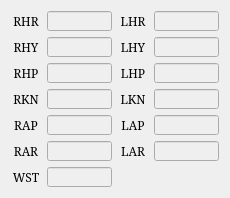
     <widget class="QWidget" name="gridLayoutWidget_6">
      <property name="geometry">
       <rect>
        <x>10</x>
        <y>506</y>
        <width>211</width>
        <height>191</height>
       </rect>
      </property>
      <layout class="QGridLayout" name="gridLayout_5">
       <item row="2" column="1">
        <widget class="QLineEdit" name="LE_JOINT_RHP_PB">
         <property name="enabled">
          <bool>false</bool>
         </property>
         <property name="sizePolicy">
          <sizepolicy hsizetype="Fixed" vsizetype="Fixed">
           <horstretch>0</horstretch>
           <verstretch>0</verstretch>
          </sizepolicy>
         </property>
         <property name="minimumSize">
          <size>
           <width>65</width>
           <height>20</height>
          </size>
         </property>
         <property name="maximumSize">
          <size>
           <width>65</width>
           <height>20</height>
          </size>
         </property>
         <property name="font">
          <font>
           <family>Serif</family>
           <pointsize>9</pointsize>
          </font>
         </property>
         <property name="alignment">
          <set>Qt::AlignRight|Qt::AlignTrailing|Qt::AlignVCenter</set>
         </property>
         <property name="readOnly">
          <bool>true</bool>
         </property>
        </widget>
       </item>
       <item row="5" column="1">
        <widget class="QLineEdit" name="LE_JOINT_RAR_PB">
         <property name="enabled">
          <bool>false</bool>
         </property>
         <property name="sizePolicy">
          <sizepolicy hsizetype="Fixed" vsizetype="Fixed">
           <horstretch>0</horstretch>
           <verstretch>0</verstretch>
          </sizepolicy>
         </property>
         <property name="minimumSize">
          <size>
           <width>65</width>
           <height>20</height>
          </size>
         </property>
         <property name="maximumSize">
          <size>
           <width>65</width>
           <height>20</height>
          </size>
         </property>
         <property name="font">
          <font>
           <family>Serif</family>
           <pointsize>9</pointsize>
          </font>
         </property>
         <property name="alignment">
          <set>Qt::AlignRight|Qt::AlignTrailing|Qt::AlignVCenter</set>
         </property>
         <property name="readOnly">
          <bool>true</bool>
         </property>
        </widget>
       </item>
       <item row="3" column="0">
        <widget class="QLabel" name="label_B3_5">
         <property name="sizePolicy">
          <sizepolicy hsizetype="Fixed" vsizetype="Fixed">
           <horstretch>0</horstretch>
           <verstretch>0</verstretch>
          </sizepolicy>
         </property>
         <property name="minimumSize">
          <size>
           <width>30</width>
           <height>20</height>
          </size>
         </property>
         <property name="maximumSize">
          <size>
           <width>30</width>
           <height>20</height>
          </size>
         </property>
         <property name="font">
          <font>
           <family>Serif</family>
           <pointsize>9</pointsize>
          </font>
         </property>
         <property name="text">
          <string>RKN</string>
         </property>
         <property name="alignment">
          <set>Qt::AlignCenter</set>
         </property>
        </widget>
       </item>
       <item row="4" column="0">
        <widget class="QLabel" name="label_B4_5">
         <property name="sizePolicy">
          <sizepolicy hsizetype="Fixed" vsizetype="Fixed">
           <horstretch>0</horstretch>
           <verstretch>0</verstretch>
          </sizepolicy>
         </property>
         <property name="minimumSize">
          <size>
           <width>30</width>
           <height>20</height>
          </size>
         </property>
         <property name="maximumSize">
          <size>
           <width>30</width>
           <height>20</height>
          </size>
         </property>
         <property name="font">
          <font>
           <family>Serif</family>
           <pointsize>9</pointsize>
          </font>
         </property>
         <property name="text">
          <string>RAP</string>
         </property>
         <property name="alignment">
          <set>Qt::AlignCenter</set>
         </property>
        </widget>
       </item>
       <item row="0" column="3">
        <widget class="QLineEdit" name="LE_JOINT_LHR_PB">
         <property name="enabled">
          <bool>false</bool>
         </property>
         <property name="sizePolicy">
          <sizepolicy hsizetype="Fixed" vsizetype="Fixed">
           <horstretch>0</horstretch>
           <verstretch>0</verstretch>
          </sizepolicy>
         </property>
         <property name="minimumSize">
          <size>
           <width>65</width>
           <height>20</height>
          </size>
         </property>
         <property name="maximumSize">
          <size>
           <width>65</width>
           <height>20</height>
          </size>
         </property>
         <property name="font">
          <font>
           <family>Serif</family>
           <pointsize>9</pointsize>
          </font>
         </property>
         <property name="alignment">
          <set>Qt::AlignRight|Qt::AlignTrailing|Qt::AlignVCenter</set>
         </property>
         <property name="readOnly">
          <bool>true</bool>
         </property>
        </widget>
       </item>
       <item row="4" column="1">
        <widget class="QLineEdit" name="LE_JOINT_RAP_PB">
         <property name="enabled">
          <bool>false</bool>
         </property>
         <property name="sizePolicy">
          <sizepolicy hsizetype="Fixed" vsizetype="Fixed">
           <horstretch>0</horstretch>
           <verstretch>0</verstretch>
          </sizepolicy>
         </property>
         <property name="minimumSize">
          <size>
           <width>65</width>
           <height>20</height>
          </size>
         </property>
         <property name="maximumSize">
          <size>
           <width>65</width>
           <height>20</height>
          </size>
         </property>
         <property name="font">
          <font>
           <family>Serif</family>
           <pointsize>9</pointsize>
          </font>
         </property>
         <property name="alignment">
          <set>Qt::AlignRight|Qt::AlignTrailing|Qt::AlignVCenter</set>
         </property>
         <property name="readOnly">
          <bool>true</bool>
         </property>
        </widget>
       </item>
       <item row="0" column="2">
        <widget class="QLabel" name="label_B7_5">
         <property name="sizePolicy">
          <sizepolicy hsizetype="Fixed" vsizetype="Fixed">
           <horstretch>0</horstretch>
           <verstretch>0</verstretch>
          </sizepolicy>
         </property>
         <property name="minimumSize">
          <size>
           <width>30</width>
           <height>20</height>
          </size>
         </property>
         <property name="maximumSize">
          <size>
           <width>30</width>
           <height>20</height>
          </size>
         </property>
         <property name="font">
          <font>
           <family>Serif</family>
           <pointsize>9</pointsize>
          </font>
         </property>
         <property name="text">
          <string>LHR</string>
         </property>
         <property name="alignment">
          <set>Qt::AlignCenter</set>
         </property>
        </widget>
       </item>
       <item row="1" column="2">
        <widget class="QLabel" name="label_B6_5">
         <property name="sizePolicy">
          <sizepolicy hsizetype="Fixed" vsizetype="Fixed">
           <horstretch>0</horstretch>
           <verstretch>0</verstretch>
          </sizepolicy>
         </property>
         <property name="minimumSize">
          <size>
           <width>30</width>
           <height>20</height>
          </size>
         </property>
         <property name="maximumSize">
          <size>
           <width>30</width>
           <height>20</height>
          </size>
         </property>
         <property name="font">
          <font>
           <family>Serif</family>
           <pointsize>9</pointsize>
          </font>
         </property>
         <property name="text">
          <string>LHY</string>
         </property>
         <property name="alignment">
          <set>Qt::AlignCenter</set>
         </property>
        </widget>
       </item>
       <item row="5" column="2">
        <widget class="QLabel" name="label_B11_5">
         <property name="sizePolicy">
          <sizepolicy hsizetype="Fixed" vsizetype="Fixed">
           <horstretch>0</horstretch>
           <verstretch>0</verstretch>
          </sizepolicy>
         </property>
         <property name="minimumSize">
          <size>
           <width>30</width>
           <height>20</height>
          </size>
         </property>
         <property name="maximumSize">
          <size>
           <width>30</width>
           <height>20</height>
          </size>
         </property>
         <property name="font">
          <font>
           <family>Serif</family>
           <pointsize>9</pointsize>
          </font>
         </property>
         <property name="text">
          <string>LAR</string>
         </property>
         <property name="alignment">
          <set>Qt::AlignCenter</set>
         </property>
        </widget>
       </item>
       <item row="4" column="2">
        <widget class="QLabel" name="label_B10_5">
         <property name="sizePolicy">
          <sizepolicy hsizetype="Fixed" vsizetype="Fixed">
           <horstretch>0</horstretch>
           <verstretch>0</verstretch>
          </sizepolicy>
         </property>
         <property name="minimumSize">
          <size>
           <width>30</width>
           <height>20</height>
          </size>
         </property>
         <property name="maximumSize">
          <size>
           <width>30</width>
           <height>20</height>
          </size>
         </property>
         <property name="font">
          <font>
           <family>Serif</family>
           <pointsize>9</pointsize>
          </font>
         </property>
         <property name="text">
          <string>LAP</string>
         </property>
         <property name="alignment">
          <set>Qt::AlignCenter</set>
         </property>
        </widget>
       </item>
       <item row="6" column="1">
        <widget class="QLineEdit" name="LE_JOINT_WST_PB">
         <property name="enabled">
          <bool>false</bool>
         </property>
         <property name="sizePolicy">
          <sizepolicy hsizetype="Fixed" vsizetype="Fixed">
           <horstretch>0</horstretch>
           <verstretch>0</verstretch>
          </sizepolicy>
         </property>
         <property name="minimumSize">
          <size>
           <width>65</width>
           <height>20</height>
          </size>
         </property>
         <property name="maximumSize">
          <size>
           <width>65</width>
           <height>20</height>
          </size>
         </property>
         <property name="font">
          <font>
           <family>Serif</family>
           <pointsize>9</pointsize>
          </font>
         </property>
         <property name="alignment">
          <set>Qt::AlignRight|Qt::AlignTrailing|Qt::AlignVCenter</set>
         </property>
         <property name="readOnly">
          <bool>true</bool>
         </property>
        </widget>
       </item>
       <item row="4" column="3">
        <widget class="QLineEdit" name="LE_JOINT_LAP_PB">
         <property name="enabled">
          <bool>false</bool>
         </property>
         <property name="sizePolicy">
          <sizepolicy hsizetype="Fixed" vsizetype="Fixed">
           <horstretch>0</horstretch>
           <verstretch>0</verstretch>
          </sizepolicy>
         </property>
         <property name="minimumSize">
          <size>
           <width>65</width>
           <height>20</height>
          </size>
         </property>
         <property name="maximumSize">
          <size>
           <width>65</width>
           <height>20</height>
          </size>
         </property>
         <property name="font">
          <font>
           <family>Serif</family>
           <pointsize>9</pointsize>
          </font>
         </property>
         <property name="alignment">
          <set>Qt::AlignRight|Qt::AlignTrailing|Qt::AlignVCenter</set>
         </property>
         <property name="readOnly">
          <bool>true</bool>
         </property>
        </widget>
       </item>
       <item row="2" column="3">
        <widget class="QLineEdit" name="LE_JOINT_LHP_PB">
         <property name="enabled">
          <bool>false</bool>
         </property>
         <property name="sizePolicy">
          <sizepolicy hsizetype="Fixed" vsizetype="Fixed">
           <horstretch>0</horstretch>
           <verstretch>0</verstretch>
          </sizepolicy>
         </property>
         <property name="minimumSize">
          <size>
           <width>65</width>
           <height>20</height>
          </size>
         </property>
         <property name="maximumSize">
          <size>
           <width>65</width>
           <height>20</height>
          </size>
         </property>
         <property name="font">
          <font>
           <family>Serif</family>
           <pointsize>9</pointsize>
          </font>
         </property>
         <property name="alignment">
          <set>Qt::AlignRight|Qt::AlignTrailing|Qt::AlignVCenter</set>
         </property>
         <property name="readOnly">
          <bool>true</bool>
         </property>
        </widget>
       </item>
       <item row="0" column="0">
        <widget class="QLabel" name="label_B1_5">
         <property name="sizePolicy">
          <sizepolicy hsizetype="Fixed" vsizetype="Fixed">
           <horstretch>0</horstretch>
           <verstretch>0</verstretch>
          </sizepolicy>
         </property>
         <property name="minimumSize">
          <size>
           <width>30</width>
           <height>20</height>
          </size>
         </property>
         <property name="maximumSize">
          <size>
           <width>30</width>
           <height>20</height>
          </size>
         </property>
         <property name="font">
          <font>
           <family>Serif</family>
           <pointsize>9</pointsize>
          </font>
         </property>
         <property name="text">
          <string>RHR</string>
         </property>
         <property name="alignment">
          <set>Qt::AlignCenter</set>
         </property>
        </widget>
       </item>
       <item row="6" column="0">
        <widget class="QLabel" name="label_B5_17">
         <property name="sizePolicy">
          <sizepolicy hsizetype="Fixed" vsizetype="Fixed">
           <horstretch>0</horstretch>
           <verstretch>0</verstretch>
          </sizepolicy>
         </property>
         <property name="minimumSize">
          <size>
           <width>30</width>
           <height>20</height>
          </size>
         </property>
         <property name="maximumSize">
          <size>
           <width>30</width>
           <height>20</height>
          </size>
         </property>
         <property name="font">
          <font>
           <family>Serif</family>
           <pointsize>9</pointsize>
          </font>
         </property>
         <property name="text">
          <string>WST</string>
         </property>
         <property name="alignment">
          <set>Qt::AlignCenter</set>
         </property>
        </widget>
       </item>
       <item row="2" column="2">
        <widget class="QLabel" name="label_B8_5">
         <property name="sizePolicy">
          <sizepolicy hsizetype="Fixed" vsizetype="Fixed">
           <horstretch>0</horstretch>
           <verstretch>0</verstretch>
          </sizepolicy>
         </property>
         <property name="minimumSize">
          <size>
           <width>30</width>
           <height>20</height>
          </size>
         </property>
         <property name="maximumSize">
          <size>
           <width>30</width>
           <height>20</height>
          </size>
         </property>
         <property name="font">
          <font>
           <family>Serif</family>
           <pointsize>9</pointsize>
          </font>
         </property>
         <property name="text">
          <string>LHP</string>
         </property>
         <property name="alignment">
          <set>Qt::AlignCenter</set>
         </property>
        </widget>
       </item>
       <item row="0" column="1">
        <widget class="QLineEdit" name="LE_JOINT_RHR_PB">
         <property name="enabled">
          <bool>false</bool>
         </property>
         <property name="sizePolicy">
          <sizepolicy hsizetype="Fixed" vsizetype="Fixed">
           <horstretch>0</horstretch>
           <verstretch>0</verstretch>
          </sizepolicy>
         </property>
         <property name="minimumSize">
          <size>
           <width>65</width>
           <height>20</height>
          </size>
         </property>
         <property name="maximumSize">
          <size>
           <width>65</width>
           <height>20</height>
          </size>
         </property>
         <property name="font">
          <font>
           <family>Serif</family>
           <pointsize>9</pointsize>
          </font>
         </property>
         <property name="alignment">
          <set>Qt::AlignRight|Qt::AlignTrailing|Qt::AlignVCenter</set>
         </property>
         <property name="readOnly">
          <bool>true</bool>
         </property>
        </widget>
       </item>
       <item row="3" column="2">
        <widget class="QLabel" name="label_B9_5">
         <property name="sizePolicy">
          <sizepolicy hsizetype="Fixed" vsizetype="Fixed">
           <horstretch>0</horstretch>
           <verstretch>0</verstretch>
          </sizepolicy>
         </property>
         <property name="minimumSize">
          <size>
           <width>30</width>
           <height>20</height>
          </size>
         </property>
         <property name="maximumSize">
          <size>
           <width>30</width>
           <height>20</height>
          </size>
         </property>
         <property name="font">
          <font>
           <family>Serif</family>
           <pointsize>9</pointsize>
          </font>
         </property>
         <property name="text">
          <string>LKN</string>
         </property>
         <property name="alignment">
          <set>Qt::AlignCenter</set>
         </property>
        </widget>
       </item>
       <item row="3" column="1">
        <widget class="QLineEdit" name="LE_JOINT_RKN_PB">
         <property name="enabled">
          <bool>false</bool>
         </property>
         <property name="sizePolicy">
          <sizepolicy hsizetype="Fixed" vsizetype="Fixed">
           <horstretch>0</horstretch>
           <verstretch>0</verstretch>
          </sizepolicy>
         </property>
         <property name="minimumSize">
          <size>
           <width>65</width>
           <height>20</height>
          </size>
         </property>
         <property name="maximumSize">
          <size>
           <width>65</width>
           <height>20</height>
          </size>
         </property>
         <property name="font">
          <font>
           <family>Serif</family>
           <pointsize>9</pointsize>
          </font>
         </property>
         <property name="alignment">
          <set>Qt::AlignRight|Qt::AlignTrailing|Qt::AlignVCenter</set>
         </property>
         <property name="readOnly">
          <bool>true</bool>
         </property>
        </widget>
       </item>
       <item row="5" column="3">
        <widget class="QLineEdit" name="LE_JOINT_LAR_PB">
         <property name="enabled">
          <bool>false</bool>
         </property>
         <property name="sizePolicy">
          <sizepolicy hsizetype="Fixed" vsizetype="Fixed">
           <horstretch>0</horstretch>
           <verstretch>0</verstretch>
          </sizepolicy>
         </property>
         <property name="minimumSize">
          <size>
           <width>65</width>
           <height>20</height>
          </size>
         </property>
         <property name="maximumSize">
          <size>
           <width>65</width>
           <height>20</height>
          </size>
         </property>
         <property name="font">
          <font>
           <family>Serif</family>
           <pointsize>9</pointsize>
          </font>
         </property>
         <property name="alignment">
          <set>Qt::AlignRight|Qt::AlignTrailing|Qt::AlignVCenter</set>
         </property>
         <property name="readOnly">
          <bool>true</bool>
         </property>
        </widget>
       </item>
       <item row="3" column="3">
        <widget class="QLineEdit" name="LE_JOINT_LKN_PB">
         <property name="enabled">
          <bool>false</bool>
         </property>
         <property name="sizePolicy">
          <sizepolicy hsizetype="Fixed" vsizetype="Fixed">
           <horstretch>0</horstretch>
           <verstretch>0</verstretch>
          </sizepolicy>
         </property>
         <property name="minimumSize">
          <size>
           <width>65</width>
           <height>20</height>
          </size>
         </property>
         <property name="maximumSize">
          <size>
           <width>65</width>
           <height>20</height>
          </size>
         </property>
         <property name="font">
          <font>
           <family>Serif</family>
           <pointsize>9</pointsize>
          </font>
         </property>
         <property name="alignment">
          <set>Qt::AlignRight|Qt::AlignTrailing|Qt::AlignVCenter</set>
         </property>
         <property name="readOnly">
          <bool>true</bool>
         </property>
        </widget>
       </item>
       <item row="5" column="0">
        <widget class="QLabel" name="label_B5_5">
         <property name="sizePolicy">
          <sizepolicy hsizetype="Fixed" vsizetype="Fixed">
           <horstretch>0</horstretch>
           <verstretch>0</verstretch>
          </sizepolicy>
         </property>
         <property name="minimumSize">
          <size>
           <width>30</width>
           <height>20</height>
          </size>
         </property>
         <property name="maximumSize">
          <size>
           <width>30</width>
           <height>20</height>
          </size>
         </property>
         <property name="font">
          <font>
           <family>Serif</family>
           <pointsize>9</pointsize>
          </font>
         </property>
         <property name="text">
          <string>RAR</string>
         </property>
         <property name="alignment">
          <set>Qt::AlignCenter</set>
         </property>
        </widget>
       </item>
       <item row="1" column="0">
        <widget class="QLabel" name="label_B0_5">
         <property name="sizePolicy">
          <sizepolicy hsizetype="Fixed" vsizetype="Fixed">
           <horstretch>0</horstretch>
           <verstretch>0</verstretch>
          </sizepolicy>
         </property>
         <property name="minimumSize">
          <size>
           <width>30</width>
           <height>20</height>
          </size>
         </property>
         <property name="maximumSize">
          <size>
           <width>30</width>
           <height>20</height>
          </size>
         </property>
         <property name="font">
          <font>
           <family>Serif</family>
           <pointsize>9</pointsize>
          </font>
         </property>
         <property name="text">
          <string>RHY</string>
         </property>
         <property name="alignment">
          <set>Qt::AlignCenter</set>
         </property>
        </widget>
       </item>
       <item row="2" column="0">
        <widget class="QLabel" name="label_B2_5">
         <property name="sizePolicy">
          <sizepolicy hsizetype="Fixed" vsizetype="Fixed">
           <horstretch>0</horstretch>
           <verstretch>0</verstretch>
          </sizepolicy>
         </property>
         <property name="minimumSize">
          <size>
           <width>30</width>
           <height>20</height>
          </size>
         </property>
         <property name="maximumSize">
          <size>
           <width>30</width>
           <height>20</height>
          </size>
         </property>
         <property name="font">
          <font>
           <family>Serif</family>
           <pointsize>9</pointsize>
          </font>
         </property>
         <property name="text">
          <string>RHP</string>
         </property>
         <property name="alignment">
          <set>Qt::AlignCenter</set>
         </property>
        </widget>
       </item>
       <item row="1" column="3">
        <widget class="QLineEdit" name="LE_JOINT_LHY_PB">
         <property name="enabled">
          <bool>false</bool>
         </property>
         <property name="sizePolicy">
          <sizepolicy hsizetype="Fixed" vsizetype="Fixed">
           <horstretch>0</horstretch>
           <verstretch>0</verstretch>
          </sizepolicy>
         </property>
         <property name="minimumSize">
          <size>
           <width>65</width>
           <height>20</height>
          </size>
         </property>
         <property name="maximumSize">
          <size>
           <width>65</width>
           <height>20</height>
          </size>
         </property>
         <property name="font">
          <font>
           <family>Serif</family>
           <pointsize>9</pointsize>
          </font>
         </property>
         <property name="alignment">
          <set>Qt::AlignRight|Qt::AlignTrailing|Qt::AlignVCenter</set>
         </property>
         <property name="readOnly">
          <bool>true</bool>
         </property>
        </widget>
       </item>
       <item row="1" column="1">
        <widget class="QLineEdit" name="LE_JOINT_RHY_PB">
         <property name="enabled">
          <bool>false</bool>
         </property>
         <property name="sizePolicy">
          <sizepolicy hsizetype="Fixed" vsizetype="Fixed">
           <horstretch>0</horstretch>
           <verstretch>0</verstretch>
          </sizepolicy>
         </property>
         <property name="minimumSize">
          <size>
           <width>65</width>
           <height>20</height>
          </size>
         </property>
         <property name="maximumSize">
          <size>
           <width>65</width>
           <height>20</height>
          </size>
         </property>
         <property name="font">
          <font>
           <family>Serif</family>
           <pointsize>9</pointsize>
          </font>
         </property>
         <property name="alignment">
          <set>Qt::AlignRight|Qt::AlignTrailing|Qt::AlignVCenter</set>
         </property>
         <property name="readOnly">
          <bool>true</bool>
         </property>
        </widget>
       </item>
      </layout>
     </widget>
